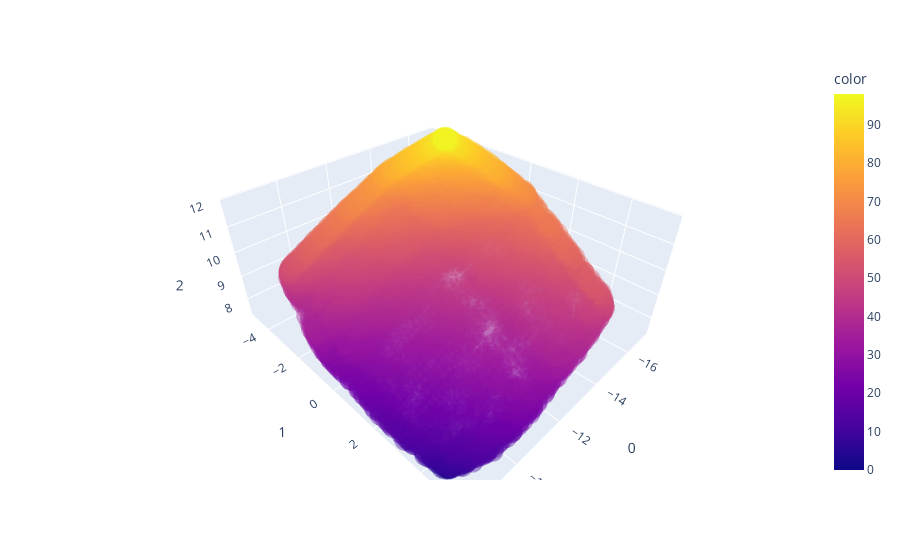

Source (notebook cell):
### Markdown cell above
## Low-D Representation of activity

### Code cell
embedding, reducer = an.lowD_reduce(if_pca=False,n_components=3,plot=True,n_neighbors=500)

### Figure 1 — Plotly figure (JSON) as saved in the notebook; plotly's stock layout.template omitted (floating-point values rounded to 4 significant figures; data arrays with more than 128 entries replaced by an {"elided": "..."} marker saying what was removed)
{"data": [{"hovertemplate": "0=%{x}<br>1=%{y}<br>2=%{z}<br>color=%{marker.color}<extra></extra>", "legendgroup": "", "marker": {"color": {"elided": "2500 int values"}, "coloraxis": "coloraxis", "opacity": 0.4, "symbol": "circle"}, "mode": "markers", "name": "", "scene": "scene", "showlegend": false, "type": "scatter3d", "x": {"elided": "2500 float values"}, "y": {"elided": "2500 float values"}, "z": {"elided": "2500 float values"}}], "layout": {"coloraxis": {"colorbar": {"title": {"text": "color"}}, "colorscale": [[0, "#0d0887"], [0.1111, "#46039f"], [0.2222, "#7201a8"], [0.3333, "#9c179e"], [0.4444, "#bd3786"], [0.5556, "#d8576b"], [0.6667, "#ed7953"], [0.7778, "#fb9f3a"], [0.8889, "#fdca26"], [1, "#f0f921"]]}, "legend": {"tracegroupgap": 0}, "margin": {"t": 60}, "scene": {"domain": {"x": [0, 1], "y": [0, 1]}, "xaxis": {"title": {"text": "0"}}, "yaxis": {"title": {"text": "1"}}, "zaxis": {"title": {"text": "2"}}}}}
